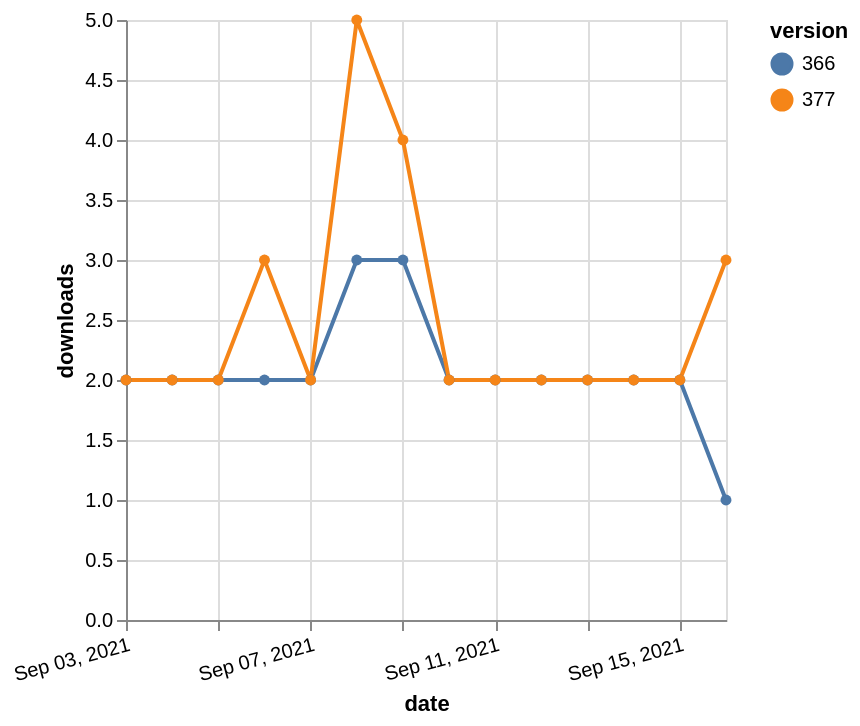

Here is the Vega-Lite specification saved for this chart:
### Vega-Lite specification from a JSON file in a GitHub repository (floating-point values rounded to 4 significant figures)
{"$schema": "https://vega.github.io/schema/vega-lite/v5.json", "description": "A simple bar chart with embedded data.", "data": {"values": [{"date": "2021-09-03", "total": 2250, "delta": 2, "version": "366"}, {"date": "2021-09-04", "total": 2252, "delta": 2, "version": "366"}, {"date": "2021-09-05", "total": 2254, "delta": 2, "version": "366"}, {"date": "2021-09-06", "total": 2256, "delta": 2, "version": "366"}, {"date": "2021-09-07", "total": 2258, "delta": 2, "version": "366"}, {"date": "2021-09-08", "total": 2261, "delta": 3, "version": "366"}, {"date": "2021-09-09", "total": 2264, "delta": 3, "version": "366"}, {"date": "2021-09-10", "total": 2266, "delta": 2, "version": "366"}, {"date": "2021-09-11", "total": 2268, "delta": 2, "version": "366"}, {"date": "2021-09-12", "total": 2270, "delta": 2, "version": "366"}, {"date": "2021-09-13", "total": 2272, "delta": 2, "version": "366"}, {"date": "2021-09-14", "total": 2274, "delta": 2, "version": "366"}, {"date": "2021-09-15", "total": 2276, "delta": 2, "version": "366"}, {"date": "2021-09-16", "total": 2277, "delta": 1, "version": "366"}, {"date": "2021-09-03", "total": 2048, "delta": 2, "version": "377"}, {"date": "2021-09-04", "total": 2050, "delta": 2, "version": "377"}, {"date": "2021-09-05", "total": 2052, "delta": 2, "version": "377"}, {"date": "2021-09-06", "total": 2055, "delta": 3, "version": "377"}, {"date": "2021-09-07", "total": 2057, "delta": 2, "version": "377"}, {"date": "2021-09-08", "total": 2062, "delta": 5, "version": "377"}, {"date": "2021-09-09", "total": 2066, "delta": 4, "version": "377"}, {"date": "2021-09-10", "total": 2068, "delta": 2, "version": "377"}, {"date": "2021-09-11", "total": 2070, "delta": 2, "version": "377"}, {"date": "2021-09-12", "total": 2072, "delta": 2, "version": "377"}, {"date": "2021-09-13", "total": 2074, "delta": 2, "version": "377"}, {"date": "2021-09-14", "total": 2076, "delta": 2, "version": "377"}, {"date": "2021-09-15", "total": 2078, "delta": 2, "version": "377"}, {"date": "2021-09-16", "total": 2081, "delta": 3, "version": "377"}]}, "width": "container", "mark": {"type": "line", "point": {"filled": true}}, "encoding": {"x": {"field": "date", "type": "temporal", "timeUnit": "yearmonthdate", "title": "date", "axis": {"labelAngle": -15}}, "y": {"field": "delta", "type": "quantitative", "title": "downloads"}, "color": {"field": "version", "type": "nominal"}, "tooltip": {"field": "delta"}}}
